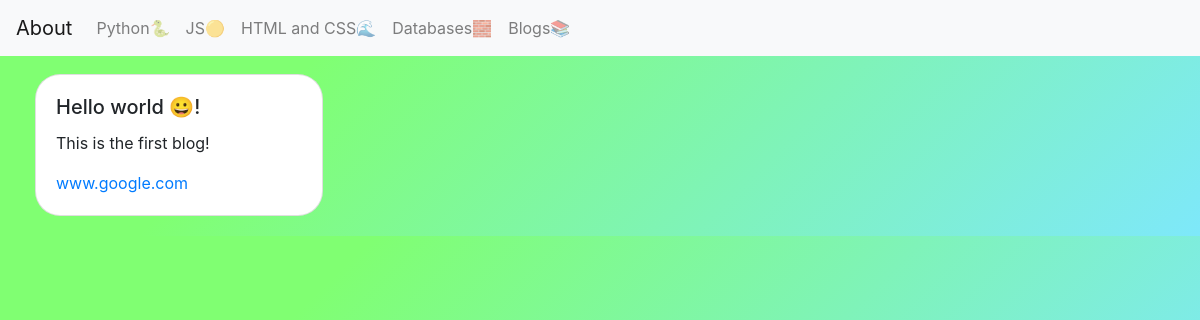
/blog/, run on an earlier commit of the app's database.
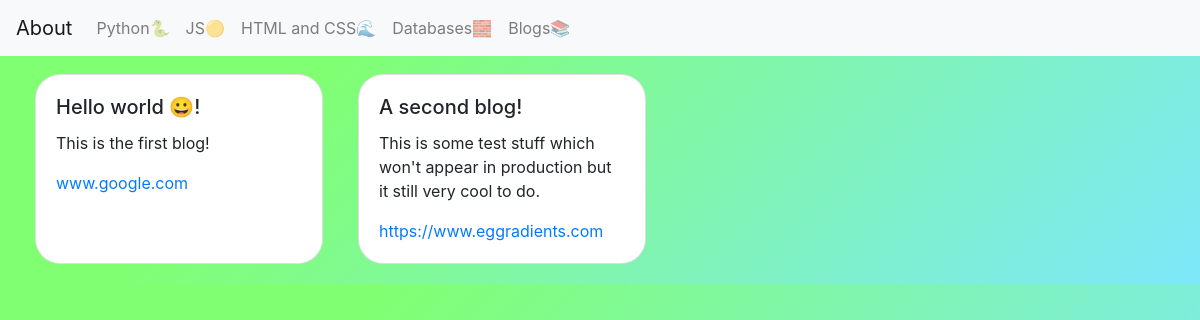
And on a later commit of the database.
### blog/models.py (models this page shows, shortened)
class Blogs(models.Model):
	title = models.CharField(max_length=100)
	text = models.CharField(max_length=750)
	link = models.CharField(max_length=100, blank = True)

### blog/views.py (the view)
# urls.py: path('', views.blogPage, name='blogPage')
def blogPage(request):
	blogs = Blogs.objects.all()
	context =  {"blogs":blogs}
	return render(request, 'blog.html', context)

### blog/templates/blog.html
{% extends 'base.html' %}
{% block content %}
  <div class="blog-box">
    {% for blog in blogs %}
      <div class="card blog" style="width: 18rem; margin-left: 35px; border-radius: 25px; margin-bottom: 20px">
        <div class="card-body">
          <h5 class="card-title">{{blog.title}}</h5>
          <p class="card-text">{{blog.text}}</p>
          <a href="#" class="card-link">{{blog.link}}</a>
        </div>
      </div>
    {% endfor %}
  </div>
{% endblock  %}

### blog/templates/base.html (shortened to what this page needs)
{% load static %}
<!DOCTYPE html>
<html>
  <head>
    <link rel="stylesheet" href="https://stackpath.bootstrapcdn.com/bootstrap/4.3.1/css/bootstrap.min.css">
    <link rel="stylesheet" type="text/css" href="{% static 'main.css' %}">
    <link rel="stylesheet" type="text/css" href="{% static 'blog.css' %}">
  </head>
  <body>
    <nav class="navbar navbar-expand-lg navbar-light bg-light fixed-top element">
        <a class="navbar-brand" href="{% url 'about' %}">About</a>
        <div class="collapse navbar-collapse" id="navbarNavAltMarkup">
          <div class="navbar-nav">
            <a class="nav-item nav-link" href="#">Python🐍</a>
            <a class="nav-item nav-link" href="#">JS🟡</a>
            <a class="nav-item nav-link" href="#">HTML and CSS🌊</a>
            <a class="nav-item nav-link" href="#">Databases🧱</a>
            <a class="nav-item nav-link" href="{% url 'blogPage' %}">Blogs📚</a>
          </div>
        </div>
    </nav>
    <br>
  {% block content %}
  {% endblock %}
  </body>
</html>

### blog/static/main.css (style rules this page uses)
body { background-color: #7ee8fa; background-image: linear-gradient(315deg, #7ee8fa 0%, #80ff72 74%); }

### blog/static/blog.css (style rules this page uses)
.blog-box { margin-top: 50px; display: flex; flex-direction: row; flex-wrap: wrap; }
.blog { margin-left: 25px; }

What changed in the data, as far as the page shows it:
added Blogs: title "A second blog!", text "This is some test stuff which won't appear in production but it still very cool to do.", link "https://www.eggradients.com"
